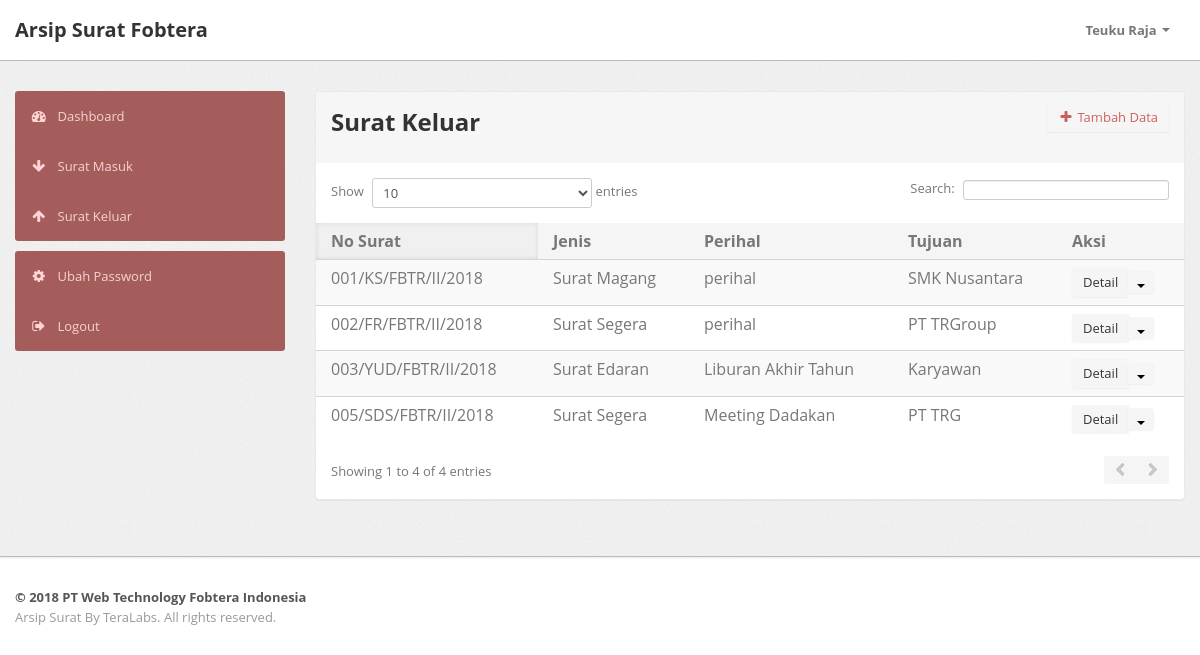
Screenshot of /outbox.php (signed in) with the database file from the repository.
### tables this page shows
CREATE TABLE IF NOT EXISTS `outbox` (
  `id_surat` int(7) NOT NULL AUTO_INCREMENT,
  `id_user` int(5) NOT NULL,
  `jenis` varchar(50) NOT NULL,
  `tanggal` date NOT NULL,
  `no_surat` varchar(50) NOT NULL,
  `pengirim` varchar(50) NOT NULL,
  `tujuan` varchar(50) NOT NULL,
  `perihal` varchar(50) NOT NULL,
  `isi` text NOT NULL,
  PRIMARY KEY (`id_surat`),
  KEY `id_user` (`id_user`)
);

### include/auth.php (called while the page is built, shortened)
<?php
$aksesusr	=	$_SESSION['akses'];
?>

### outbox.php (the view, shortened to what this page needs)
<?php
include "include/auth.php";
include "include/config.php";
$sql = "SELECT * from outbox";
$query = mysql_query ($sql,$connect);
$titlepage = "Surat Keluar";
include "include/header.php";
?>
        <div class="wrapper">
            <div class="container">
                <div class="row">
				<?php include "include/menu.php";?>
                     <div class="span9">
                        <div class="content">
                            <div class="module">
                                <div class="module-head">
								<a href="proses/input_outbox.php" class="btn btn-module pull-right"><i class="icon-plus"></i> Tambah Data</a>
                                    <h2><?php echo $titlepage;?> </h2>
                                </div>
                                <div class="module-body table">
                                    <table cellpadding="0" cellspacing="0" border="0" class="datatable-1 table table-striped display"
                                        width="100%">
                                        <thead>
                                            <tr>
                                                <th>No Surat</th>
												<th>Jenis</th>
												<th>Perihal</th>
												<th>Tujuan</th>
												<th>Aksi</th>
                                            </tr>
                                        </thead>
                                        <tbody>
										<?php
										while($data = mysql_fetch_array ($query)){ ?>
                                            <tr>
                                                <td><?php echo $data['no_surat'];?></td>
                                                <td><?php echo $data['jenis'];?></td>
												<td><?php echo $data['perihal'];?></td>
												<td><?php echo $data['tujuan'];?></td>
												<td>
													<div class="btn-group">
														<a href="proses/detail_outbox.php?id=<?php echo $data['id_surat'];?>" class="btn btn-small">Detail</a>
														<?php if($aksesusr != 2){ ?>
														<a type="button" class="btn dropdown-toggle" data-toggle="dropdown">
															<span class="caret"></span>
														</a>
															<?php } ?>
													</div>
												</td>
                                            </tr>
										<?php } ?>
										</tbody>
									</table>
								</div>
							</div>
                        </div>
                    </div>
                </div>
            </div>
        </div>
<?php include "include/footer.php";?>

### assets/css/theme.css (style rules this page uses)
body { font-size: 13px; font-family: 'Open Sans', Arial, sans-serif; background: #fff; color: #777 }
h1, h2, h3, h4, h5, h6 { color: #333; margin-top: 0 }
h2 { font-size: 24px }
.wrapper { background: url(../images/bg.png) #eee; border-bottom: 1px solid #bbb; -webkit-box-shadow: 0 1px 2px rgba(0,0,0,0.1); -moz-box-shadow: 0 1px 2px rgba(0,0,0,0.1); box-shadow: 0 1px 2px rgba(0,0,0,0.1); padding: 30px 0; min-height: 435px; }
.btn-module { color: #ca615f; }
body [class^="icon-"], body [class*=" icon-"] { font-size: 14px; line-height: 20px; height: 20px }
.module { background: #fff; -webkit-border-radius: 3px; -moz-border-radius: 3px; border-radius: 3px; border: 1px solid #ccc; border-bottom-color: #bbb; -webkit-box-shadow: 0 0 1px rgba(0,0,0,0.2); -moz-box-shadow: 0 0 1px rgba(0,0,0,0.2); box-shadow: 0 0 1px rgba(0,0,0,0.2); margin-bottom: 30px }
.btn, .btn-box { -webkit-border-radius: 3px; -moz-border-radius: 3px; border-radius: 3px }
.btn [class^="icon-"], .btn-box [class^="icon-"], .btn [class*=" icon-"], .btn-box [class*=" icon-"] { min-width: 16px; text-align: center; display: inline-block!important }
.btn { font-size: 13px; font-weight: 600 }
.btn.btn-mini, .btn.btn-small { font-size: 11px }
.btn-group>.btn:first-child { -webkit-border-top-left-radius: 3px; -moz-border-radius-topleft: 3px; border-top-left-radius: 3px; -webkit-border-bottom-left-radius: 3px; -moz-border-radius-bottomleft: 3px; border-bottom-left-radius: 3px }
.btn-group>.btn, .btn-group>.dropdown-menu, .btn-group>.popover { font-size: 13px; }
.btn { display: inline-block; margin-bottom: 0; font-weight: 400; text-align: center; vertical-align: middle; cursor: pointer; background-image: none; border: 1px solid transparent; white-space: nowrap; padding: 4px 10px; font-size: 13px; line-height: 1.42857; border-radius: 4px; -webkit-user-select: none; -moz-user-select: none; -ms-user-select: none; user-select: none }
.table { margin-bottom: 0 }
.table th, .table td { border-color: #d5d5d5!important }
.module { box-shadow: 0 0 3px rgba(0,0,0,.1); border-color: #e9e9e9; margin-bottom: 20px; background-color: #fff; border-radius: 4px; -webkit-box-shadow: 0 1px 1px rgba(0,0,0,.05); box-shadow: 0 1px 1px rgba(0,0,0,.05); }
.module-head { color: #767676; background-color: #f6f6f6; border-color: #e9e9e9; padding: 10px 15px; border-bottom: 1px solid transparent; border-top-right-radius: 3px; border-top-left-radius: 3px; }
.module-body { padding: 15px }
.module-body.table { padding: 15px 0 }
.module-body.table .table th, .module-body.table .table td { padding-left: 15px; padding-right: 15px }
.dataTables_wrapper table th { background: #f5f5f5; cursor: pointer }
.dataTables_wrapper table th.sorting_asc, .dataTables_wrapper table th.sorting_desc { background: #f0f0f0; -webkit-box-shadow: 0 0 5px rgba(0,0,0,0.1) inset; -moz-box-shadow: 0 0 5px rgba(0,0,0,0.1) inset; box-shadow: 0 0 5px rgba(0,0,0,0.1) inset }

### rows the page displays
outbox: no_surat "001/KS/FBTR/II/2018", jenis "Surat Magang", perihal "perihal", tujuan "SMK Nusantara"
outbox: no_surat "002/FR/FBTR/II/2018", jenis "Surat Segera", perihal "perihal", tujuan "PT TRGroup"
outbox: no_surat "003/YUD/FBTR/II/2018", jenis "Surat Edaran", perihal "Liburan Akhir Tahun", tujuan "Karyawan"
outbox: no_surat "005/SDS/FBTR/II/2018", jenis "Surat Segera", perihal "Meeting Dadakan", tujuan "PT TRG"

### other values shown
$company_short_name "Fobtera"
$namausr "Teuku Raja"
$titlepage "Surat Keluar"
$build_year "2018"
$company_name "PT Web Technology Fobtera Indonesia"
